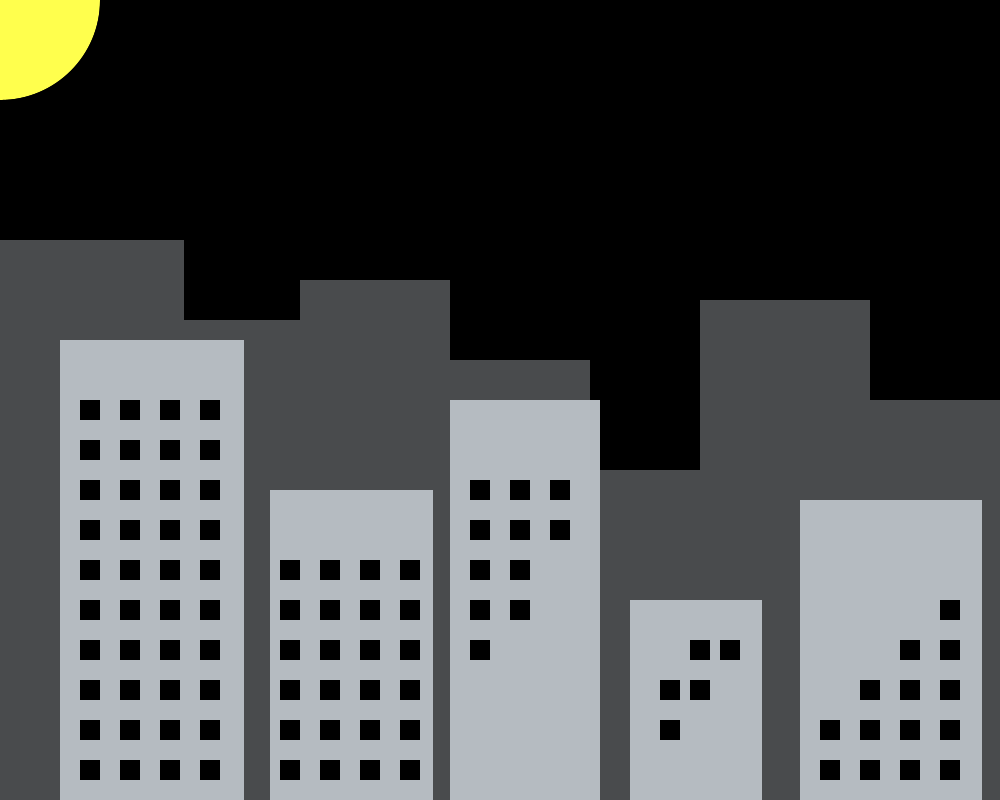
Frame 1 (no input)
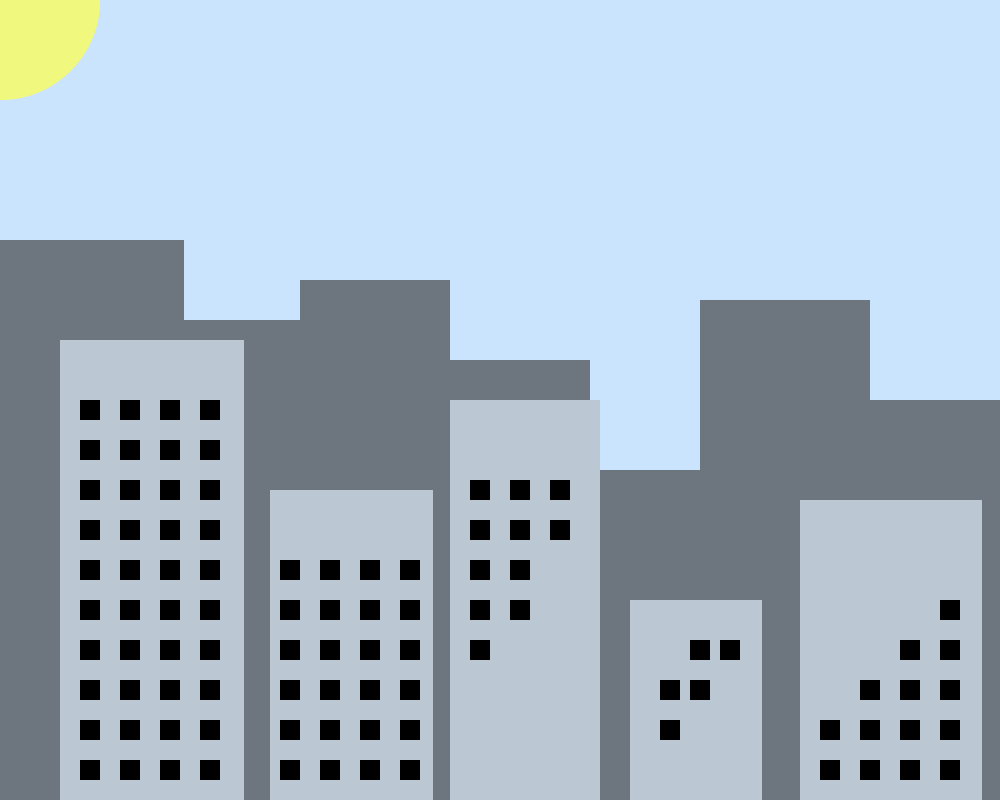
Frame 60 (the mouse pressed at the canvas centre just before this capture)
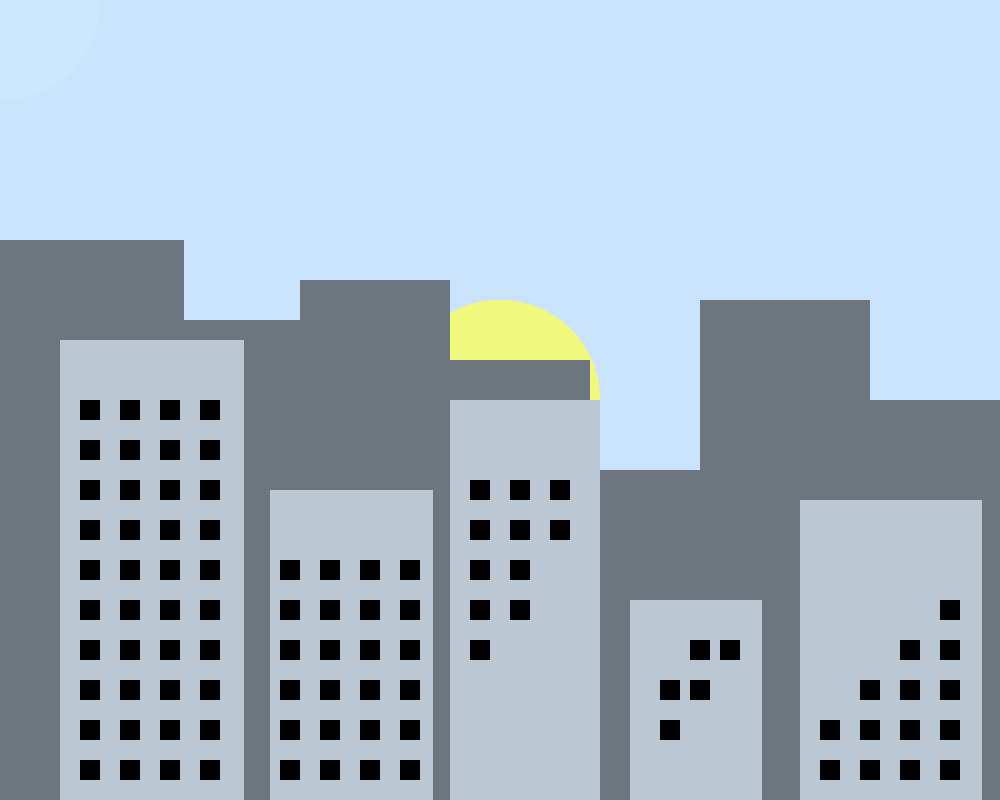
Frame 120 (the mouse held since frame 60 and released just before this capture)

The Processing sketch that drew these frames (run headless with seeded random() and noise(); from frame 60 on, the mouse is pressed at the canvas centre):

// Processing sketch: processing_60044
// ── processing_60044.pde

int value = 0;
float d,x,y,angle;


void setup(){
size(1000,800);
smooth();
background(0);

}



void draw() {
  

 frameRate (4);
  fill (255,255,77);
  ellipse (mouseX,mouseY,200,200);
 
  //building at back 
    noStroke();
  fill(#494B4D);//building1
  rect(0,240,184,800);
//building2
  rect(180,320,163,800);
  //building3
  rect(300,280,150,800);
 //building4
  rect(450,360,140,800);
 //building5
  rect(590,470,182,800);
  rect(700,300,170,800);
  rect(850,400,200,800);
  

  noStroke();
  fill(#B5BBC1);//building1
  rect(60,340,184,800);
 //building2
  rect(270,490,163,800);
  //building3
  rect(450,400,150,800);
  //building4
  rect(630,600,132,800);
 //building5
  rect(800,500,182,800);


   if (key=='2') {
     fill (0,d);
    rect (0,0, 1000,800);
 
    d=100;
 
  }
  else {
     
    x=-10;
    y=-10;
 fill (#CBE6FF, d);
  rect (0, 0, 1000,800);
      d=70;
 
}
 


  fill(value);

  
  rect(80,400,20,20);//
  rect(120,400,20,20);
  rect(160,400,20,20);
  rect(200,400,20,20);
  rect(80,440,20,20);//
  rect(120,440,20,20);
  rect(160,440,20,20);
  rect(200,440,20,20);
  rect(80,480,20,20);//
  rect(120,480,20,20);
  rect(160,480,20,20);
  rect(200,480,20,20);
  rect(80,520,20,20);//7thfloor
  rect(120,520,20,20);
  rect(160,520,20,20);
  rect(200,520,20,20);
  rect(80,560,20,20);//
  rect(120,560,20,20);
  rect(160,560,20,20);
  rect(200,560,20,20);
  rect(80,600,20,20);//
  rect(120,600,20,20);
  rect(160,600,20,20);
  rect(200,600,20,20);
  rect(80,640,20,20);//
  rect(120,640,20,20);
  rect(160,640,20,20);
  rect(200,640,20,20);
  rect(80,680,20,20);//
  rect(120,680,20,20);
  rect(160,680,20,20);
  rect(200,680,20,20);
  rect(80,720,20,20);//
  rect(120,720,20,20);
  rect(160,720,20,20);
  rect(200,720,20,20);
  rect(80,760,20,20);//last floor
  rect(120,760,20,20);
  rect(160,760,20,20);
  rect(200,760,20,20);
  
  //2nd buiding
 
  rect(280,560,20,20);//
  rect(320,560,20,20);
  rect(360,560,20,20);
  rect(400,560,20,20);
  rect(280,600,20,20);//
  rect(320,600,20,20);
  rect(360,600,20,20);
  rect(400,600,20,20);
  rect(280,640,20,20);//
  rect(320,640,20,20);
  rect(360,640,20,20);
  rect(400,640,20,20);
  rect(280,680,20,20);//
  rect(320,680,20,20);
  rect(360,680,20,20);
  rect(400,680,20,20);
  rect(280,720,20,20);//
  rect(320,720,20,20);
  rect(360,720,20,20);
  rect(400,720,20,20);
  rect(280,760,20,20);//last floor
  rect(320,760,20,20);
  rect(360,760,20,20);
  rect(400,760,20,20);
  
  //3rd builgind
   rect(470,480,20,20);//
  rect(510,480,20,20);
  rect(550,480,20,20);
  rect(470,520,20,20);//7thfloor
  rect(510,520,20,20);
  rect(550,520,20,20);
  rect(470,560,20,20);//
  rect(510,560,20,20);
  rect(470,600,20,20);//
  rect(510,600,20,20);
  rect(470,640,20,20);//
  rect(120,640,20,20);
  rect(160,640,20,20);
  rect(200,640,20,20);
  rect(80,680,20,20);//
  rect(120,680,20,20);
  rect(160,680,20,20);
  rect(200,680,20,20);
  rect(80,720,20,20);//
  rect(120,720,20,20);
  rect(160,720,20,20);
  rect(200,720,20,20);
  rect(80,760,20,20);//last floor
  rect(120,760,20,20);
  rect(160,760,20,20);
  rect(200,760,20,20);
  //4th building
    rect(690,640,20,20);//
  rect(720,640,20,20);
  rect(660,680,20,20);
  rect(690,680,20,20);
  rect(660,720,20,20);//
  //5th building
  rect(940,600,20,20);//
  rect(940,640,20,20);
  rect(900,640,20,20);
  rect(940,680,20,20);//
  rect(900,680,20,20);
  rect(860,680,20,20);
  rect(940,720,20,20);//
  rect(900,720,20,20);
  rect(860,720,20,20);
  rect(820,720,20,20);
  rect(940,760,20,20);//last floor
  rect(900,760,20,20);
  rect(860,760,20,20);
  rect(820,760,20,20);
  
  
  }  

void mouseReleased() {

  if(value == #FFE200) {

    value = 0;

  } else {

    value = #FFE200;
    
  }



}
